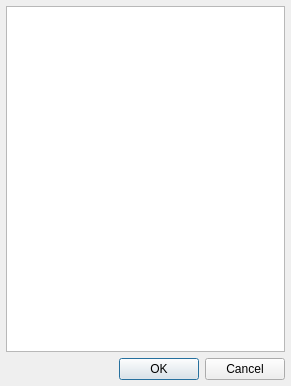
<?xml version="1.0" encoding="UTF-8"?>
<ui version="4.0">
 <class>UserSelectDialog</class>
 <widget class="QDialog" name="UserSelectDialog">
  <property name="windowModality">
   <enum>Qt::WindowModal</enum>
  </property>
  <property name="geometry">
   <rect>
    <x>0</x>
    <y>0</y>
    <width>291</width>
    <height>386</height>
   </rect>
  </property>
  <property name="windowTitle">
   <string>Dialog</string>
  </property>
  <layout class="QVBoxLayout" name="verticalLayout">
   <property name="margin">
    <number>6</number>
   </property>
   <item>
    <widget class="lmcUserTreeWidget" name="tvUserList">
     <property name="horizontalScrollBarPolicy">
      <enum>Qt::ScrollBarAlwaysOff</enum>
     </property>
     <property name="indentation">
      <number>0</number>
     </property>
     <attribute name="headerVisible">
      <bool>false</bool>
     </attribute>
     <column>
      <property name="text">
       <string>Contacts</string>
      </property>
     </column>
    </widget>
   </item>
   <item>
    <layout class="QHBoxLayout" name="horizontalLayout">
     <item>
      <spacer name="horizontalSpacer">
       <property name="orientation">
        <enum>Qt::Horizontal</enum>
       </property>
       <property name="sizeHint" stdset="0">
        <size>
         <width>40</width>
         <height>20</height>
        </size>
       </property>
      </spacer>
     </item>
     <item>
      <widget class="QPushButton" name="btnOK">
       <property name="text">
        <string>OK</string>
       </property>
       <property name="default">
        <bool>true</bool>
       </property>
      </widget>
     </item>
     <item>
      <widget class="QPushButton" name="btnCancel">
       <property name="text">
        <string>Cancel</string>
       </property>
      </widget>
     </item>
    </layout>
   </item>
  </layout>
 </widget>
 <customwidgets>
  <customwidget>
   <class>lmcUserTreeWidget</class>
   <extends>QTreeWidget</extends>
   <header>usertreewidget.h</header>
  </customwidget>
 </customwidgets>
 <resources/>
 <connections>
  <connection>
   <sender>btnOK</sender>
   <signal>clicked()</signal>
   <receiver>UserSelectDialog</receiver>
   <slot>accept()</slot>
   <hints>
    <hint type="sourcelabel">
     <x>135</x>
     <y>383</y>
    </hint>
    <hint type="destinationlabel">
     <x>151</x>
     <y>208</y>
    </hint>
   </hints>
  </connection>
  <connection>
   <sender>btnCancel</sender>
   <signal>clicked()</signal>
   <receiver>UserSelectDialog</receiver>
   <slot>reject()</slot>
   <hints>
    <hint type="sourcelabel">
     <x>218</x>
     <y>383</y>
    </hint>
    <hint type="destinationlabel">
     <x>151</x>
     <y>208</y>
    </hint>
   </hints>
  </connection>
 </connections>
</ui>
